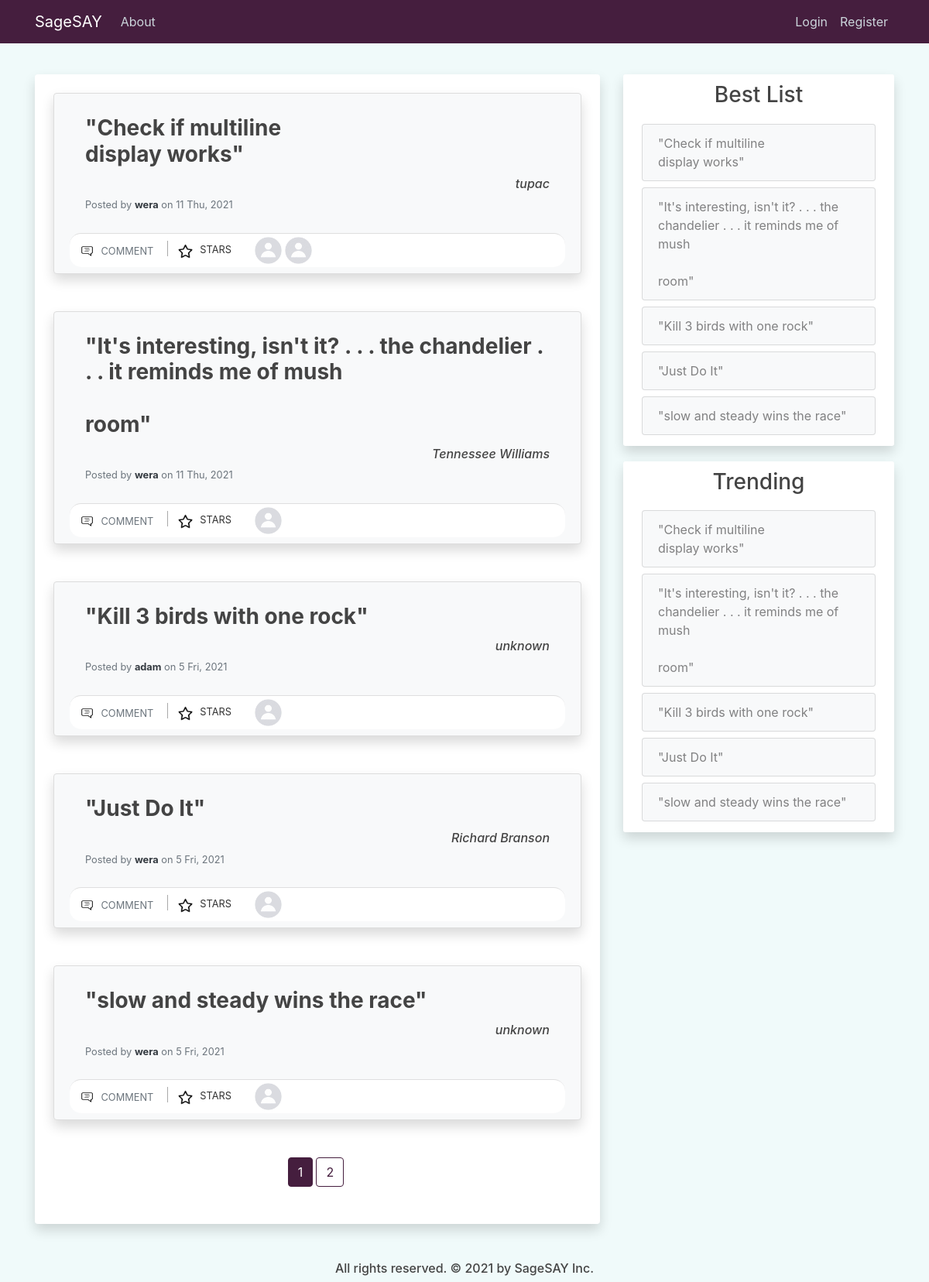
The page /home on the database its author committed.
### quotes_app/models.py (models this page shows, shortened)
class User(db.Model, UserMixin):
    id = db.Column(db.Integer, primary_key=True)
    username = db.Column(db.String(20), unique=True, nullable=False)
    email = db.Column(db.String(120), unique=True, nullable=False)
    image_file = db.Column(db.String(20), nullable=False, default='default.jpg')
    password = db.Column(db.String(60), nullable=False)
    posts = db.relationship('Post', backref='posted_by', lazy=True)
    comments = db.relationship('Comment', backref='comment_author', lazy=True)
    likes = db.relationship('Like', backref='like_author', lazy=True)
    more_info = db.relationship('MoreInfoUser', backref='info_author', lazy=True)
    like_comments = db.relationship('LikeComment', backref='like_comment_author', lazy=True)

class Post(db.Model):
    id = db.Column(db.Integer, primary_key=True)
    author = db.Column(db.String(100), nullable=False, default='Anonymous')
    content = db.Column(db.Text, nullable=False)
    date_posted = db.Column(db.DateTime, nullable=False, default=dt.utcnow)
    user_id = db.Column(db.Integer, db.ForeignKey('user.id'), nullable=False)
    comments = db.relationship('Comment', backref='comment_post', lazy=True)
    likes = db.relationship('Like', backref='like_post', lazy=True)

### quotes_app/main/routes.py (the view)
@main.route("/", methods=['GET', 'POST'])
@main.route("/home", methods=['GET', 'POST'])
def home():
    post_id = request.args.get('star', type=int)
    page = request.args.get('page', 1, type=int)
    if post_id:
        if current_user.is_authenticated:
            update_like_table(current_user, post_id)
        else:
            flash('Please log in to give a star.', 'info')
        return redirect(url_for('main.home', page=page))
    posts = Post.query.order_by(Post.date_posted.desc()).paginate(page=page, per_page=5)
    posts_data = prepare_posts_display(posts, 8)
    best_posts = get_best_posts(5)
    trend_posts = get_trending(5)
    return render_template('home.html', posts=posts, posts_data=posts_data,
        best_posts=best_posts, trend_posts=trend_posts)

### quotes_app/main/utils.py (called while the page is built)
def prepare_posts_display(posts, size):
    posts_data = []
    for post in posts.items:
        post_info = []
        likes = Like.query.filter_by(like_post=post).limit(size).all()
        for like in likes:
            post_info.append(User.query.get(like.user_id))
        post_info.append(post)
        starred = None
        if current_user.is_authenticated:
            starred = Like.query.filter_by(like_post=post, like_author=current_user).first()
        if starred:
            post_info.append(True)
        else:
            post_info.append(False)
        posts_data.append(post_info)
    return posts_data

def get_best_posts(size):
    posts = Like.query.with_entities(Like.post_id, func.count(Like.user_id))\
        .group_by(Like.post_id).order_by(func.count(Like.user_id).desc()).limit(size).all()
    prep_posts = []
    for item in posts:
        post = Post.query.get(item[0])
        prep_posts.append(post)
    if len(prep_posts) < size:
        prep_posts = prep_posts + Post.query.filter(Post.id.\
            notin_([item.id for item in prep_posts])).order_by(Post.date_posted).\
            limit(size-len(prep_posts)).all()
    return prep_posts

def get_trending(size):
    time_window = dt.utcnow() - timedelta(days=7)
    posts = Like.query.filter(Like.date_like >= time_window).with_entities(Like.post_id,
        func.count(Like.user_id)).group_by(Like.post_id).order_by(func.count(Like.user_id)\
        .desc()).limit(size).all()
    prep_posts = []
    for item in posts:
        post = Post.query.get(item[0])
        prep_posts.append(post)
    if len(prep_posts) < size:
        prep_posts = prep_posts + Post.query.filter(Post.date_posted >= time_window,
            Post.id.notin_([item.id for item in prep_posts])).order_by(Post.date_posted).\
            limit(size-len(prep_posts)).all()
    return prep_posts

### quotes_app/templates/home.html (shortened to what this page needs)
{% extends "layout.html" %}
{% block content %}
<div class="col-md-8">
    <div class="mx-auto">
        <div class="container py-4 px-4 mb-4 bg-white shadow rounded overflow-hidden">
            {% for post in posts_data %}
                <div class="card rounded shadow bg-light py-2 mb-5">
                    <div class="card-body">
                        <div class="row">
                            <div class="col-12 link-post-content">
                                <a href="{{ url_for('posts.post', post_id=post[-2].id) }}"><h3 class="card-title "><b>"{{ post[-2].content | safe }}"</b></h3></a>
                            </div>
                            <div class="col-12 d-flex justify-content-end text-center">
                                <h6><i>{{ post[-2].author }}</i></h6>
                            </div>
                            <div class="col mt-2">
                                <h6 class="card-subtitle mb-2 text-muted">
                                    <p class="card-text text-muted small"> Posted by <a href="{{ url_for('users.user_profile', username=post[-2].posted_by.username) }}" class="font-weight-bold text-dark"> {{ post[-2].posted_by.username }}</a> on {{ post[-2].date_posted.strftime('%-d %a, %Y') }}</p>
                                </h6>
                            </div>
                        </div>
                    </div>
                    <div class="card-footer bg-white p-1">
                        <div class="row">
                            <div class="col-md-auto ">
                                <a href="{{ url_for('posts.post', post_id=post[-2].id) }}" class="btn btn-outlined btn-black text-muted bg-transparent p-1 ml-1 mr-2" data-wow-delay="0.7s">
                                    <img src="{{ url_for('static', filename='comment.png') }}" class="mr-1 " width="19" height="19">
                                    <small>COMMENT</small>
                                </a>
                                <a href="{{ url_for('main.home', page=posts.page, star=post[-2].id) }}" class="btn btn-outlined btn-black text-muted bg-transparent p-1 ml-2 mr-0" data-wow-delay="0.7s">
                                {% if post[-1] == True %}
                                    <img src="{{ url_for('static', filename='christmas-star.png') }}" width="19" height="19">
                                {% else %}
                                    <img src="{{ url_for('static', filename='star.png') }}" width="19" height="19">
                                {% endif %}
                                </a>
                                <small>STARS</small>
                            </div>
                            <div class="col-md-auto">
                                <ul class="list-inline mb-0">
                                    {% for user in post[:-2] %}
                                    <li class="list-inline-item">
                                        <a href="{{ url_for('users.user_profile', username=user.username) }}" >
                                            <img src="{{ url_for('static', filename='profile_pics/' + user.image_file) }}" alt="DP" class=" rounded-circle" width="35" height="35">
                                        </a>
                                    </li>
                                    {% endfor %}
                                </ul>
                            </div>
                        </div>
                    </div>
                </div>
            {% endfor %}
            <div class="container d-flex justify-content-center">
                {% for page_num in posts.iter_pages(left_edge=1, right_edge=1, left_current=1, right_current=2) %}
                    {% if page_num %}
                        {% if posts.page == page_num %}
                        <a class="mr-1 mb-4 btn btn-violet" href="{{ url_for('main.home', page=page_num) }}">{{ page_num }}</a>
                        {% else %}
                            <a class="mr-1 mb-4 btn btn-outline-violet" href="{{ url_for('main.home', page=page_num) }}">{{ page_num }}</a>
                        {% endif %}
                    {% else %}
                        ...
                    {% endif %}
                {% endfor %}
            </div>
        </div>
    </div>
</div>
<div class="col-md-4">
    <div class="content-section shadow">
        <div class="mb-3 text-center">
            <h3>Best List</h3>
        </div>
        <ul class="list-group">
            {% if not best_posts %}
                <a href="{{ url_for('posts.new_post') }}"><li class="list-group-item list-group-item-light">No Adages. Add one.</li></a>
            {% else %}
                {% for post in best_posts %}
                    <a href="{{ url_for('posts.post', post_id=post.id) }}" class="p-1"><li class="list-group-item list-group-item-light">"{{ post.content | safe }}"</li></a>
                {% endfor %}
            {% endif %}
        </ul>
    </div>
    <div class="content-section shadow">
        <div class="mb-3 text-center">
            <h3>Trending</h3>
        </div>
        <ul class="list-group">
            {% if not trend_posts %}
            <a href="{{ url_for('posts.new_post') }}"><li class="list-group-item list-group-item-light">No activity. Add an Adage or give a star.</li></a>
            {% else %}
                {% for post in trend_posts %}
                <a href="{{ url_for('posts.post', post_id=post.id) }}" class="p-1"><li class="list-group-item list-group-item-light">"{{ post.content | safe }}"</li></a>
                {% endfor %}
            {% endif %}
        </ul>
    </div>
</div>
{% endblock content %}

### quotes_app/templates/layout.html (shortened to what this page needs)
<!doctype html>
<html lang="en">
  <head>
    <link rel="stylesheet" href="https://stackpath.bootstrapcdn.com/bootstrap/4.3.1/css/bootstrap.min.css">
    <link rel="stylesheet" type="text/css" href="{{ url_for('static', filename='main.css') }}">
  </head>
  <body>
    <header class="site-header">
        <nav class="navbar navbar-expand-md navbar-dark bg-violet fixed-top">
            <div class="container">
                <a class="navbar-brand" href="{{ url_for('main.home') }}">SageSAY</a>
                <div class="collapse navbar-collapse" id="navbarNav">
                    <div class="navbar-nav mr-auto">
                        <a class="nav-item nav-link" href="#">About</a>
                    </div>
                    <div class="navbar-nav">
                        {% if current_user.is_authenticated %}
                            <a class="nav-item nav-link" href="{{ url_for('posts.new_post') }}">New Adage</a>
                            <a class="nav-item nav-link" href="{{ url_for('users.user_profile', username=current_user.username) }}">Account</a>
                            <a class="nav-item nav-link" href="{{ url_for('users.logout') }}">Logout</a>
                        {% else %}
                            <a class="nav-item nav-link" href="{{ url_for('users.login') }}">Login</a>
                            <a class="nav-item nav-link" href="{{ url_for('users.register') }}">Register</a>
                        {% endif %}
                    </div>
                </div>
            </div>
        </nav>
    </header>
    <main role="main" class="container mt-80">
        <div class="row justify-content-center">
            {% block content %}{% endblock content %}
        </div>
    </main>
    <div class="footer pt-4">
        <h6 class="mx-auto">All rights reserved. &#169; 2021 by SageSAY Inc.</h6>
    </div>
  </body>
</html>

### quotes_app/static/main.css (style rules this page uses)
body { background: #f0fafa; color: #333333; margin-top: 6rem; background-image: url('village_road.jpg'); background-repeat: no-repeat; background-attachment: fixed; background-size: cover; }
h1, h2, h3, h4, h5, h6 { color: #444444; }
a, a:active, a:focus { outline: none; }
.bg-violet { background-color: #451e3e; }
.btn-outline-violet { color: #451e3e; border-color: #451e3e !important; }
.btn-violet { color: white; border-color: #451e3e !important; background-color: #451e3e; }
.list-group a { text-decoration: none; }
.list-group-item-light { background-color: #f8f9fa; }
.link-post-content a { color: #444444; text-decoration: none; }
.site-header .navbar-nav .nav-link { color: #cbd5db; }
.content-section { background: #ffffff; padding: 10px 20px; border-radius: 3px; margin-bottom: 20px; }
.footer { width: 100%; text-align: center; color: white; }
.card-footer:last-child { border-radius: 15px; }
.card { background: #451e3e; padding: 10px 20px; border: 1px solid #dddddd; border-radius: 8px; margin-bottom: 20px; }
.btn { border-color: white; -webkit-box-shadow: none; box-shadow: none; }
.list-inline-item:not(:last-child) { margin-right: 0px; }

### rows shown on the page
User: content "Check if multiline display works", author "tupac", username "wera", date_posted "11 Thu, 2021", image_file (placeholder picture), content "It's interesting, isn't it? . . . the chandelier . . . it reminds me of mush room", author "Tennessee Williams", content "Just Do It", author "Richard Branson", date_posted "5 Fri, 2021", content "slow and steady wins the race", author "unknown"
User: image_file (picture), content "Kill 3 birds with one rock", author "unknown", username "adam", date_posted "5 Fri, 2021"
Post: content "Check if multiline display works"
Post: content "It's interesting, isn't it? . . . the chandelier . . . it reminds me of mush room"
Post: content "Kill 3 birds with one rock"
Post: content "Just Do It"
Post: content "slow and steady wins the race"

### other values the page prints
{{ page_num }} "1"
{{ page_num }} "2"
